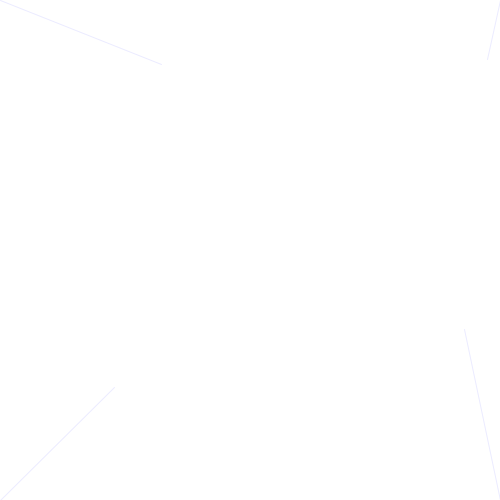
Frame 1 (no input)
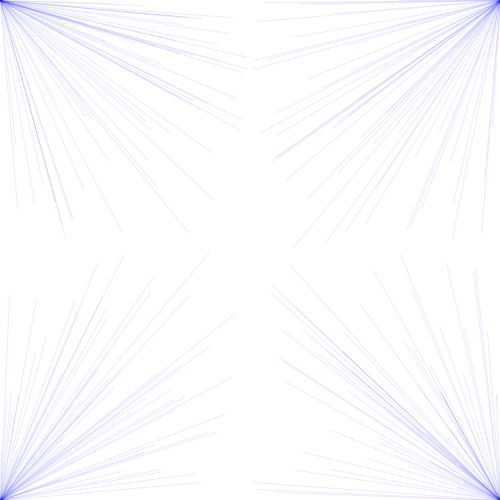
Frame 60 (the mouse pressed at the canvas centre just before this capture)
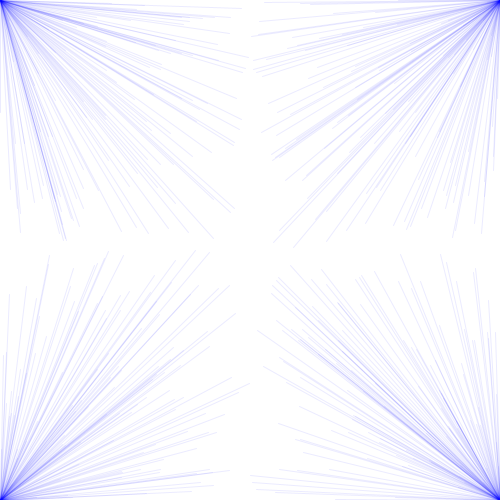
Frame 120 (the mouse held since frame 60 and released just before this capture)

The Processing sketch that drew these frames (run headless with seeded random() and noise(); from frame 60 on, the mouse is pressed at the canvas centre):

// Processing sketch: exercicio_5
// ── exercicio_5.pde
void setup(){
  size(500,500);
  background(255);
}

void draw(){
  stroke(0, 0, 255, 20);
  
  line(0, 0, random(0, 250), random(0, 250));
  line(500, 0, random(250, 500), random(0, 250));
  line(500, 500, random(250, 500), random(250, 500));
  line(0, 500, random(0, 250), random(250, 500));
}
